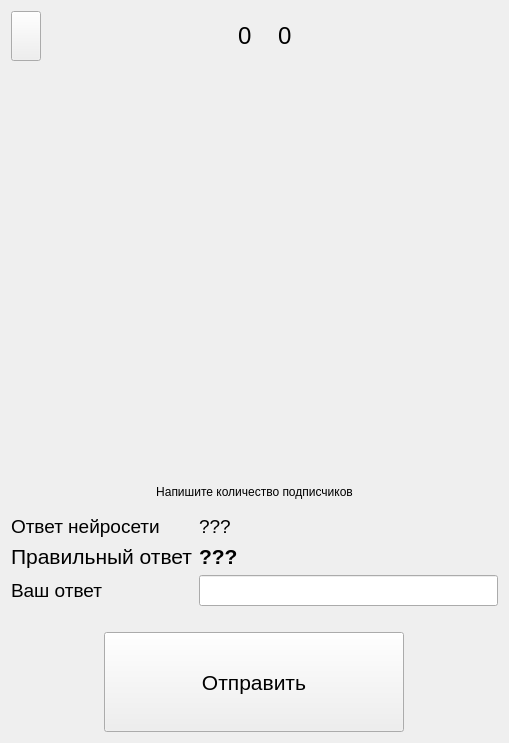
<?xml version="1.0" encoding="UTF-8"?>
<ui version="4.0">
 <class>gamewindow</class>
 <widget class="QWidget" name="gamewindow">
  <property name="geometry">
   <rect>
    <x>0</x>
    <y>0</y>
    <width>509</width>
    <height>743</height>
   </rect>
  </property>
  <property name="windowTitle">
   <string>Form</string>
  </property>
  <layout class="QVBoxLayout" name="verticalLayout">
   <item>
    <layout class="QHBoxLayout" name="horizontalLayout_2">
     <property name="topMargin">
      <number>0</number>
     </property>
     <item>
      <widget class="QPushButton" name="backButton">
       <property name="sizePolicy">
        <sizepolicy hsizetype="Minimum" vsizetype="Minimum">
         <horstretch>0</horstretch>
         <verstretch>0</verstretch>
        </sizepolicy>
       </property>
       <property name="minimumSize">
        <size>
         <width>30</width>
         <height>45</height>
        </size>
       </property>
       <property name="maximumSize">
        <size>
         <width>30</width>
         <height>16777215</height>
        </size>
       </property>
       <property name="layoutDirection">
        <enum>Qt::LeftToRight</enum>
       </property>
       <property name="text">
        <string/>
       </property>
       <property name="icon">
        <iconset theme="go-previous">
         <normaloff>.</normaloff>.</iconset>
       </property>
      </widget>
     </item>
     <item>
      <spacer name="horizontalSpacer_6">
       <property name="orientation">
        <enum>Qt::Horizontal</enum>
       </property>
       <property name="sizeType">
        <enum>QSizePolicy::Expanding</enum>
       </property>
       <property name="sizeHint" stdset="0">
        <size>
         <width>120</width>
         <height>20</height>
        </size>
       </property>
      </spacer>
     </item>
     <item>
      <widget class="QLabel" name="label">
       <property name="minimumSize">
        <size>
         <width>50</width>
         <height>50</height>
        </size>
       </property>
       <property name="maximumSize">
        <size>
         <width>50</width>
         <height>50</height>
        </size>
       </property>
       <property name="text">
        <string/>
       </property>
       <property name="pixmap">
        <pixmap resource="resources.qrc">:/icons/playerIcon.png</pixmap>
       </property>
       <property name="scaledContents">
        <bool>true</bool>
       </property>
      </widget>
     </item>
     <item>
      <widget class="QLabel" name="userScore">
       <property name="maximumSize">
        <size>
         <width>30</width>
         <height>16777215</height>
        </size>
       </property>
       <property name="font">
        <font>
         <pointsize>18</pointsize>
        </font>
       </property>
       <property name="text">
        <string>0</string>
       </property>
      </widget>
     </item>
     <item>
      <spacer name="horizontalSpacer_7">
       <property name="orientation">
        <enum>Qt::Horizontal</enum>
       </property>
       <property name="sizeType">
        <enum>QSizePolicy::Preferred</enum>
       </property>
       <property name="sizeHint" stdset="0">
        <size>
         <width>20</width>
         <height>20</height>
        </size>
       </property>
      </spacer>
     </item>
     <item>
      <widget class="QLabel" name="neuroScore">
       <property name="maximumSize">
        <size>
         <width>30</width>
         <height>16777215</height>
        </size>
       </property>
       <property name="font">
        <font>
         <pointsize>18</pointsize>
        </font>
       </property>
       <property name="text">
        <string>0</string>
       </property>
      </widget>
     </item>
     <item>
      <widget class="QLabel" name="label_4">
       <property name="minimumSize">
        <size>
         <width>50</width>
         <height>50</height>
        </size>
       </property>
       <property name="maximumSize">
        <size>
         <width>50</width>
         <height>50</height>
        </size>
       </property>
       <property name="text">
        <string/>
       </property>
       <property name="pixmap">
        <pixmap resource="resources.qrc">:/icons/neuralIcon.png</pixmap>
       </property>
       <property name="scaledContents">
        <bool>true</bool>
       </property>
      </widget>
     </item>
     <item>
      <spacer name="horizontalSpacer_3">
       <property name="orientation">
        <enum>Qt::Horizontal</enum>
       </property>
       <property name="sizeType">
        <enum>QSizePolicy::Expanding</enum>
       </property>
       <property name="sizeHint" stdset="0">
        <size>
         <width>150</width>
         <height>20</height>
        </size>
       </property>
      </spacer>
     </item>
    </layout>
   </item>
   <item>
    <spacer name="verticalSpacer_2">
     <property name="orientation">
      <enum>Qt::Vertical</enum>
     </property>
     <property name="sizeHint" stdset="0">
      <size>
       <width>20</width>
       <height>40</height>
      </size>
     </property>
    </spacer>
   </item>
   <item>
    <layout class="QHBoxLayout" name="horizontalLayout">
     <item>
      <spacer name="horizontalSpacer">
       <property name="orientation">
        <enum>Qt::Horizontal</enum>
       </property>
       <property name="sizeHint" stdset="0">
        <size>
         <width>40</width>
         <height>20</height>
        </size>
       </property>
      </spacer>
     </item>
     <item>
      <widget class="QLabel" name="avatarLabel">
       <property name="sizePolicy">
        <sizepolicy hsizetype="Preferred" vsizetype="Preferred">
         <horstretch>0</horstretch>
         <verstretch>0</verstretch>
        </sizepolicy>
       </property>
       <property name="minimumSize">
        <size>
         <width>400</width>
         <height>400</height>
        </size>
       </property>
       <property name="maximumSize">
        <size>
         <width>400</width>
         <height>400</height>
        </size>
       </property>
       <property name="layoutDirection">
        <enum>Qt::LeftToRight</enum>
       </property>
       <property name="text">
        <string/>
       </property>
       <property name="alignment">
        <set>Qt::AlignCenter</set>
       </property>
      </widget>
     </item>
     <item>
      <spacer name="horizontalSpacer_2">
       <property name="orientation">
        <enum>Qt::Horizontal</enum>
       </property>
       <property name="sizeHint" stdset="0">
        <size>
         <width>40</width>
         <height>20</height>
        </size>
       </property>
      </spacer>
     </item>
    </layout>
   </item>
   <item>
    <spacer name="verticalSpacer_4">
     <property name="orientation">
      <enum>Qt::Vertical</enum>
     </property>
     <property name="sizeHint" stdset="0">
      <size>
       <width>20</width>
       <height>40</height>
      </size>
     </property>
    </spacer>
   </item>
   <item>
    <widget class="QLabel" name="title">
     <property name="text">
      <string>Напишите количество подписчиков</string>
     </property>
     <property name="alignment">
      <set>Qt::AlignCenter</set>
     </property>
    </widget>
   </item>
   <item>
    <spacer name="verticalSpacer">
     <property name="orientation">
      <enum>Qt::Vertical</enum>
     </property>
     <property name="sizeType">
      <enum>QSizePolicy::MinimumExpanding</enum>
     </property>
     <property name="sizeHint" stdset="0">
      <size>
       <width>2</width>
       <height>10</height>
      </size>
     </property>
    </spacer>
   </item>
   <item>
    <layout class="QFormLayout" name="formLayout">
     <item row="0" column="0">
      <widget class="QLabel" name="label_2">
       <property name="font">
        <font>
         <pointsize>14</pointsize>
        </font>
       </property>
       <property name="text">
        <string>Ответ нейросети</string>
       </property>
      </widget>
     </item>
     <item row="0" column="1">
      <widget class="QLabel" name="neuroInput">
       <property name="font">
        <font>
         <pointsize>14</pointsize>
        </font>
       </property>
       <property name="text">
        <string>???</string>
       </property>
      </widget>
     </item>
     <item row="2" column="0">
      <widget class="QLabel" name="label_3">
       <property name="font">
        <font>
         <pointsize>14</pointsize>
        </font>
       </property>
       <property name="text">
        <string>Ваш ответ</string>
       </property>
      </widget>
     </item>
     <item row="2" column="1">
      <widget class="QLineEdit" name="userInput">
       <property name="font">
        <font>
         <pointsize>14</pointsize>
        </font>
       </property>
      </widget>
     </item>
     <item row="1" column="0">
      <widget class="QLabel" name="label_5">
       <property name="font">
        <font>
         <pointsize>16</pointsize>
        </font>
       </property>
       <property name="text">
        <string>Правильный ответ</string>
       </property>
      </widget>
     </item>
     <item row="1" column="1">
      <widget class="QLabel" name="targetInput">
       <property name="font">
        <font>
         <pointsize>16</pointsize>
         <bold>true</bold>
        </font>
       </property>
       <property name="text">
        <string>???</string>
       </property>
      </widget>
     </item>
    </layout>
   </item>
   <item>
    <spacer name="verticalSpacer_3">
     <property name="orientation">
      <enum>Qt::Vertical</enum>
     </property>
     <property name="sizeType">
      <enum>QSizePolicy::Minimum</enum>
     </property>
     <property name="sizeHint" stdset="0">
      <size>
       <width>20</width>
       <height>20</height>
      </size>
     </property>
    </spacer>
   </item>
   <item>
    <layout class="QHBoxLayout" name="horizontalLayout_3">
     <property name="topMargin">
      <number>0</number>
     </property>
     <item>
      <spacer name="horizontalSpacer_4">
       <property name="orientation">
        <enum>Qt::Horizontal</enum>
       </property>
       <property name="sizeType">
        <enum>QSizePolicy::Preferred</enum>
       </property>
       <property name="sizeHint" stdset="0">
        <size>
         <width>30</width>
         <height>20</height>
        </size>
       </property>
      </spacer>
     </item>
     <item>
      <widget class="QPushButton" name="sendButton">
       <property name="sizePolicy">
        <sizepolicy hsizetype="Preferred" vsizetype="Preferred">
         <horstretch>0</horstretch>
         <verstretch>0</verstretch>
        </sizepolicy>
       </property>
       <property name="minimumSize">
        <size>
         <width>150</width>
         <height>100</height>
        </size>
       </property>
       <property name="maximumSize">
        <size>
         <width>300</width>
         <height>200</height>
        </size>
       </property>
       <property name="font">
        <font>
         <pointsize>16</pointsize>
        </font>
       </property>
       <property name="text">
        <string>Отправить</string>
       </property>
      </widget>
     </item>
     <item>
      <spacer name="horizontalSpacer_5">
       <property name="orientation">
        <enum>Qt::Horizontal</enum>
       </property>
       <property name="sizeType">
        <enum>QSizePolicy::Preferred</enum>
       </property>
       <property name="sizeHint" stdset="0">
        <size>
         <width>30</width>
         <height>20</height>
        </size>
       </property>
      </spacer>
     </item>
    </layout>
   </item>
   <item>
    <spacer name="verticalSpacer_5">
     <property name="orientation">
      <enum>Qt::Vertical</enum>
     </property>
     <property name="sizeType">
      <enum>QSizePolicy::Preferred</enum>
     </property>
     <property name="sizeHint" stdset="0">
      <size>
       <width>20</width>
       <height>10</height>
      </size>
     </property>
    </spacer>
   </item>
  </layout>
 </widget>
 <resources>
  <include location="resources.qrc"/>
 </resources>
 <connections/>
</ui>
